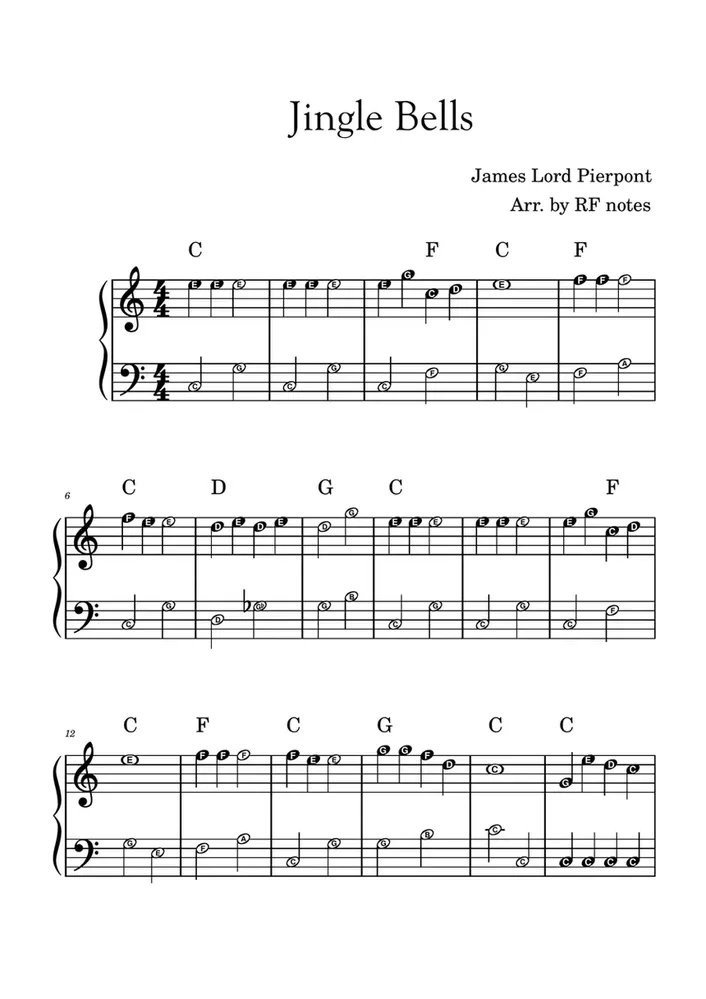
#> input picture sheets/Jingle_Bells.webp, 706 x 999 px, shrunk from 860 x 1217 before the run
$ python staff.py ../sheets/Jingle_Bells.webp
#> lines starting #> are read from the running program, lines starting #| are printed output that depends on the picture; after the words box and inside, x2 and y2 are one past the last pixel; in counts of white or black regions, pixels touching at a corner belong together
### src/preprocess.py
# Aafi Mansuri, Terry Zhen
# Preprocessing pipeline for OMR
# Converts a raw sheet music image into a clean binary image

import cv2
import numpy as np


def binarize(image_path):
    """
    Load a sheet music image, convert to grayscale, and binarize.
    Returns the binary image where black pixels (0) are notation/staff lines
    and white pixels (255) are background.
    """
#> called with image_path = '../sheets/Jingle_Bells.webp'
    img = cv2.imread(image_path)
#> img is the input picture: shape (999, 706, 3); mean B, G, R 241.2, 241.2, 241.2
    if img is None:
        raise FileNotFoundError(f"Could not load image: {image_path}")

    gray = cv2.cvtColor(img, cv2.COLOR_BGR2GRAY)

    # Otsu's thresholding automatically determines the optimal threshold
    # THRESH_BINARY_INV so that notation is white (255) and background is black (0)
    # then we invert so notation is black (0) and background is white (255)
    _, binary = cv2.threshold(gray, 0, 255, cv2.THRESH_BINARY + cv2.THRESH_OTSU)
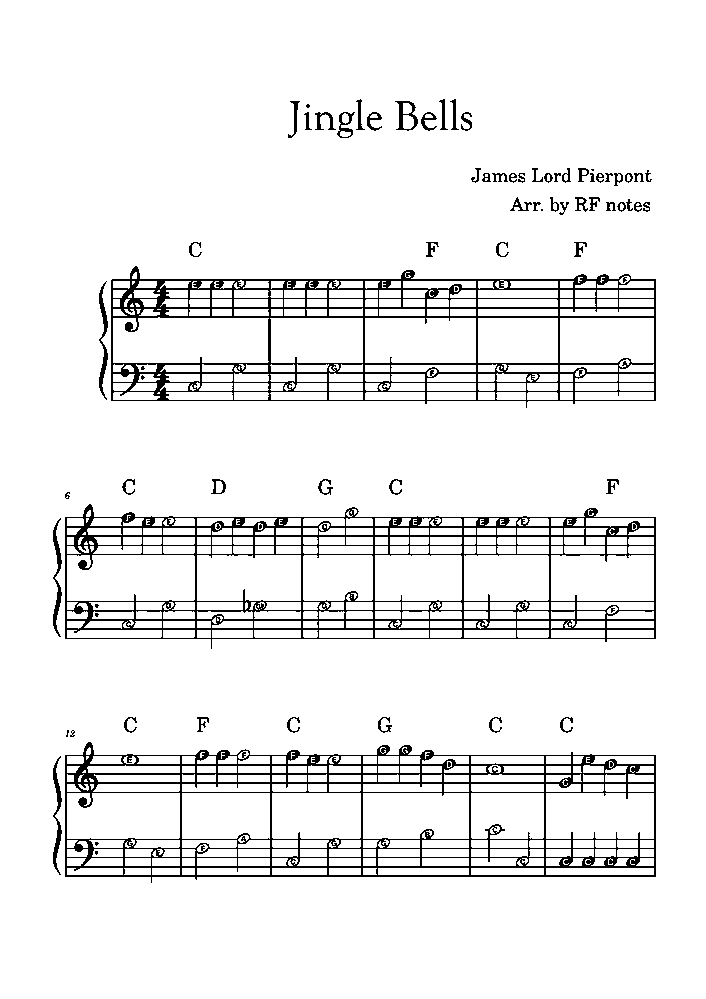
#> binary: shape (999, 706); 93.4% white; black in thin lines or dots, all inside (x1, y1, x2, y2) = (53, 99, 656, 883)

    return binary


# [12 lines that do not run on import are left out]

### src/staff.py
# Aafi Mansuri, Terry Zhen
# Staff detection, grouping, and removal for OMR pipeline

import cv2
import numpy as np


def detect_staff_lines(binary):
    """
    Detect staff line rows using horizontal projection.
    Count the number of black pixels (0) in each row.
    Rows with counts above a threshold are staff lines.
    Returns a list of y-coordinates where staff lines exist.
    """
    # count black pixels per row (black = 0)
    h, w = binary.shape
    row_black_counts = np.sum(binary == 0, axis=1)
#> row_black_counts = 999 values, max 596 at index 545, min 0 at index 0, mean 46.93

    # staff lines span most of the image width
    threshold = w * 0.3
    staff_line_rows = np.where(row_black_counts > threshold)[0]
#> staff_line_rows = 46 values from 279 to 876

    return staff_line_rows.tolist()


def group_into_staves(staff_line_rows):
    """
    Group detected staff line rows into staves of 5 lines each.
    Lines within a staff are closely spaced, gaps between staves are larger.
    Returns a list of staves, each with line y-coords and spacing.
    """
    if not staff_line_rows:
        return []

    # merge consecutive rows into single line positions
    merged_lines = []
    current_group = [staff_line_rows[0]]

    for i in range(1, len(staff_line_rows)):
        if staff_line_rows[i] - staff_line_rows[i - 1] <= 2:
            current_group.append(staff_line_rows[i])
        else:
            # take the middle row of the group as the line position
            merged_lines.append(int(np.mean(current_group)))
            current_group = [staff_line_rows[i]]

    merged_lines.append(int(np.mean(current_group)))

    # lines within a staff have small, consistent gaps
    # gaps between staves are significantly larger
    staves = []
    current_staff = [merged_lines[0]]

    for i in range(1, len(merged_lines)):
        gap = merged_lines[i] - merged_lines[i - 1]

        if len(current_staff) == 1:
            current_staff.append(merged_lines[i])
        else:
            avg_spacing = (current_staff[-1] - current_staff[0]) / (len(current_staff) - 1)

            if gap < avg_spacing * 2 and len(current_staff) < 5:
                # gap is consistent with within-staff spacing
                current_staff.append(merged_lines[i])
            else:
                # gap is too large so it will start a new staff
                staves.append(current_staff)
                current_staff = [merged_lines[i]]

    if current_staff:
        staves.append(current_staff)

    # staff metadata
    staff_metadata = []
    for staff in staves:
        if len(staff) == 5:
            spacings = [staff[i + 1] - staff[i] for i in range(4)]
            avg_spacing = np.mean(spacings)
            staff_metadata.append({
                "lines": staff,
                "spacing": avg_spacing,
            })

    return staff_metadata


def group_into_systems(staves):
    """
    Group staves into systems based on gaps between them.
    For treble-only input, each system has one staff.
    For treble+bass, each system has two staves.
    Identifies treble vs bass: in a paired system, top staff is treble, bottom is bass.
    """
    if not staves:
        return staves

    if len(staves) <= 1:
        staves[0]["system_index"] = 0
        staves[0]["clef"] = "treble"
        return staves

    # calculate gaps between consecutive staves - bottom line to top line
    gaps = []
    for i in range(1, len(staves)):
        gap = staves[i]["lines"][0] - staves[i - 1]["lines"][-1]
        gaps.append(gap)


    # if there are two distinct gap sizes, staves are paired
    # if all gaps are roughly similar, each staff is its own system
    min_gap = min(gaps)
    max_gap = max(gaps)

    if max_gap > min_gap * 1.8:
        # use the midpoint between min and max as the threshold
        threshold = (min_gap + max_gap) / 2
    else:
        # all gaps are similar so each staff is its own system
        threshold = 0

    # group staves into systems
    systems = [[0]]
    for i in range(len(gaps)):
        if threshold > 0 and gaps[i] < threshold:
            # small gap - same system (treble+bass pair)
            systems[-1].append(i + 1)
        else:
            # large gap or no pairing - new system
            systems.append([i + 1])

    # assign system index and clef to each staff
    for sys_idx, system in enumerate(systems):
        if len(system) == 1:
            staves[system[0]]["system_index"] = sys_idx
            staves[system[0]]["clef"] = "treble"
        else:
            for j, staff_idx in enumerate(system):
                staves[staff_idx]["system_index"] = sys_idx
                staves[staff_idx]["clef"] = "treble" if j == 0 else "bass"

    return staves


def remove_staff_lines(binary, staff_line_rows):
    """
    Remove staff line pixels using conditional deletion.
    Only remove a black pixel on a staff line row if it has no
    black pixels above and below outside the staff line region.
    Handles staff lines that are multiple pixels thick.
    Returns a cleaned image.
    """
    cleaned = binary.copy()
    h, w = cleaned.shape

    # build a set of staff line rows for quick lookup
    staff_row_set = set(staff_line_rows)

    for y in staff_line_rows:
        for x in range(w):
            if cleaned[y, x] == 0:  # black pixel on staff line
                # find the first row above that is not a staff line row
                check_above = y - 1
                while check_above >= 0 and check_above in staff_row_set:
                    check_above -= 1
                has_above = check_above >= 0 and cleaned[check_above, x] == 0

                # find the first row below that is not a staff line row
                check_below = y + 1
                while check_below < h and check_below in staff_row_set:
                    check_below += 1
                has_below = check_below < h and cleaned[check_below, x] == 0

                if not has_above and not has_below:
                    cleaned[y, x] = 255  # set to white

    return cleaned


if __name__ == "__main__":
    import sys
    from preprocess import binarize

    if len(sys.argv) < 2:
        print("Usage: python staff.py <image_path>")
        sys.exit(1)

    binary = binarize(sys.argv[1])

    # detect staff lines
    staff_line_rows = detect_staff_lines(binary)
#> staff_line_rows = 46 values from 279 to 876
    print(f"Detected {len(staff_line_rows)} staff line rows")
#| Detected 46 staff line rows

    # group into staves
    staves = group_into_staves(staff_line_rows)
#> in group_into_staves, `current_group = [staff_line_rows[0]]`: current_group = [279]
#> the loop in group_into_staves, `for i in range(1, len(staff_line_rows)):` made 45 passes
#> current_group on passes 2, 4, 5, 7, 9, 11, 13, 14: [288], [298], [307], [316], [363], [372], [382], [391]
#> after the loop in group_into_staves, `for i in range(1, len(staff_line_rows)):`: merged_lines = 29 values from 279 to 866
#> in group_into_staves, `current_staff = [merged_lines[0]]`: current_staff = [279]
#> the loop in group_into_staves, `for i in range(1, len(merged_lines)):` made 29 passes
#> (gap, avg_spacing, current_staff) on passes 5, 10, 15, 20, 25: (47, 9.25, [363]), (117, 9.25, [517]), (47, 9.25, [601]), (117, 9.25, [755]), (47, 9.25, [839])
#> after the loop in group_into_staves, `for i in range(1, len(merged_lines)):`: staves = [[279, 288, 298, 307, 316], [363, 372, 382, 391, 400], [517, 526, 535, 545, 554], [601, 610, 619, 628, 638], [755, 764, 773, 782, 792]]
#> the loop in group_into_staves, `for staff in staves:` made 6 passes
#> (staff, spacings, avg_spacing) on passes 1 to 6: ([279, 288, 298, 307, 316], [9, 10, 9, 9], 9.25), ([363, 372, 382, 391, 400], [9, 10, 9, 9], 9.25), ([517, 526, 535, 545, 554], [9, 9, 10, 9], 9.25), ([601, 610, 619, 628, 638], [9, 9, 9, 10], 9.25), ([755, 764, 773, 782, 792], [9, 9, 9, 10], 9.25), ([839, 848, 857, 866, 875], [9, 9, 9, 9], 9)
#> after the loop in group_into_staves, `for staff in staves:`: staff_metadata = 6 items
#> staves = 6 items
    print(f"Grouped into {len(staves)} staves:")
#| Grouped into 6 staves:

    # group into systems
    staves = group_into_systems(staves)
#> the loop in group_into_systems, `for i in range(1, len(staves)):` made 5 passes
#> gap on passes 1 to 5: 47, 117, 47, 117, 47
#> after the loop in group_into_systems, `for i in range(1, len(staves)):`: gaps = [47, 117, 47, 117, 47]
#> in group_into_systems, `min_gap = min(gaps)`: min_gap = 47
#> in group_into_systems, `max_gap = max(gaps)`: max_gap = 117
#> in group_into_systems, `threshold = (min_gap + max_gap) / 2`: threshold = 82
#> the loop in group_into_systems, `for i in range(len(gaps)):` made 5 passes
#> after the loop in group_into_systems, `for i in range(len(gaps)):`: systems = [[0, 1], [2, 3], [4, 5]]
#> the loop in group_into_systems, `for sys_idx, system in enumerate(systems):` made 3 passes
#> after the loop in group_into_systems, `for sys_idx, system in enumerate(systems):`: staves = 6 items

    print(f"Grouped into {len(staves)} staves:")
#| Grouped into 6 staves:
    for i, staff in enumerate(staves):
        print(f"  Staff {i}: lines={staff['lines']}, spacing={staff['spacing']:.1f}, system={staff['system_index']}, clef={staff['clef']}")
#> this loop made 6 passes
#|   Staff 0: lines=[279, 288, 298, 307, 316], spacing=9.2, system=0, clef=treble
#|   Staff 1: lines=[363, 372, 382, 391, 400], spacing=9.2, system=0, clef=bass
#|   Staff 2: lines=[517, 526, 535, 545, 554], spacing=9.2, system=1, clef=treble
#|   Staff 3: lines=[601, 610, 619, 628, 638], spacing=9.2, system=1, clef=bass
#|   Staff 4: lines=[755, 764, 773, 782, 792], spacing=9.2, system=2, clef=treble
#> (further printed lines are left out)


    # remove staff lines
    cleaned = remove_staff_lines(binary, staff_line_rows)
#> in remove_staff_lines, `staff_row_set = set(staff_line_rows)`: staff_row_set = 46 items
#> the loop in remove_staff_lines, `for y in staff_line_rows:` made 46 passes
#> y on passes 1 to 8: 279, 280, 288, 289, 298, 307, 308, 316
#> after the loop in remove_staff_lines, `for y in staff_line_rows:`:
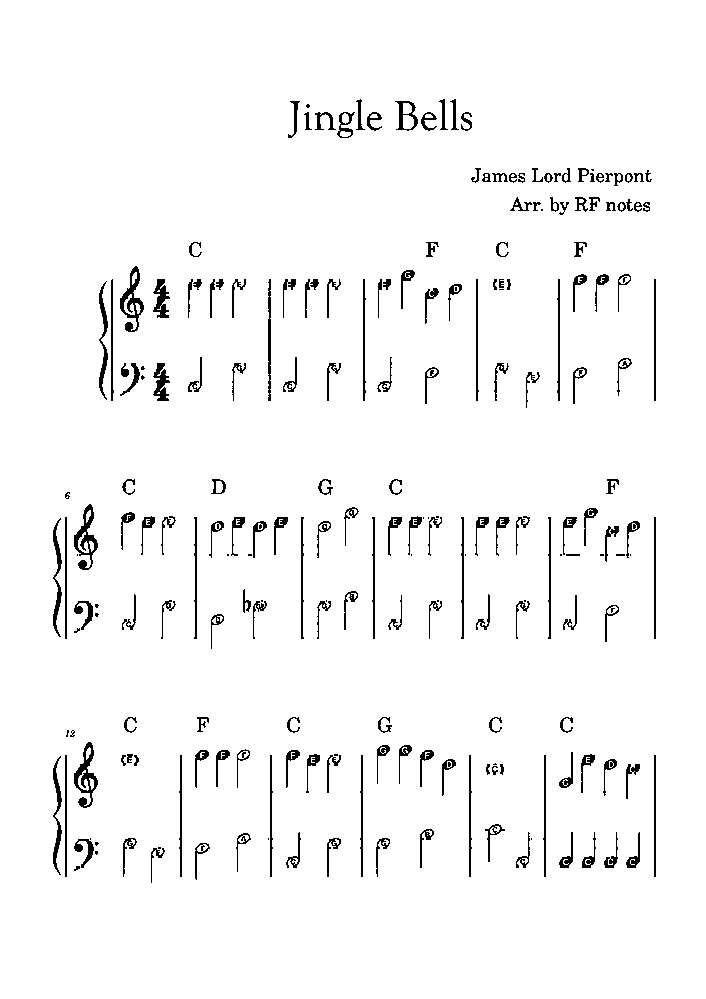
#> cleaned: shape (999, 706); 96.5% white; black in thin lines or dots, all inside (x1, y1, x2, y2) = (53, 99, 656, 883)

    # show results
    cv2.imshow("Original Binary", binary)
    cv2.imshow("Staff Lines Removed", cleaned)
    cv2.waitKey(0)
    cv2.destroyAllWindows()
